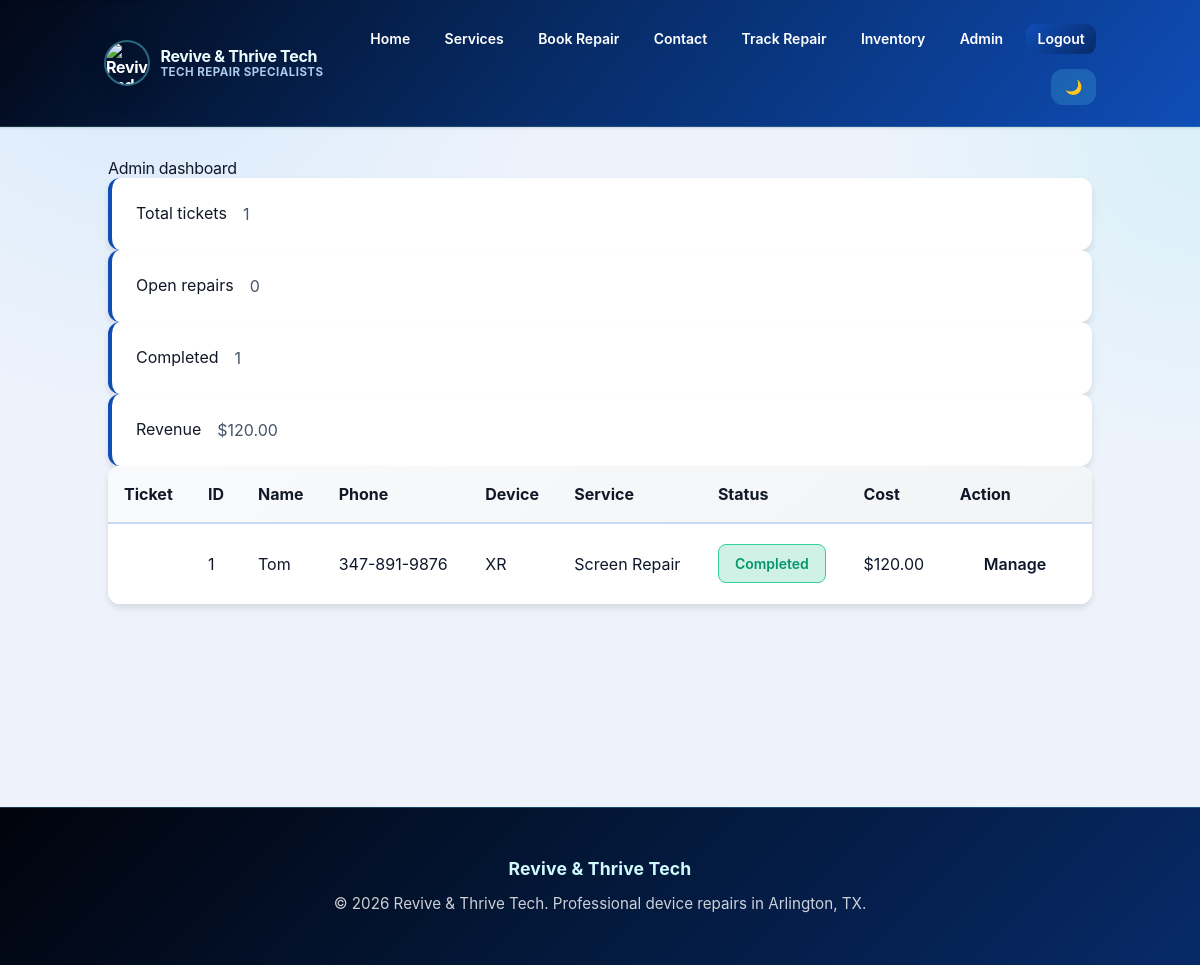
/admin (signed in), run on the app's committed database.
### tables this page shows
CREATE TABLE bookings (
            id INTEGER PRIMARY KEY AUTOINCREMENT,
            customer_name TEXT NOT NULL,
            phone_number TEXT NOT NULL,
            device_type TEXT NOT NULL,
            device_model TEXT NOT NULL,
            service_needed TEXT NOT NULL,
            issue_description TEXT NOT NULL,
            preferred_date TEXT NOT NULL,
            status TEXT DEFAULT 'New Request',
            created_at TEXT NOT NULL
        , repair_cost REAL DEFAULT 0, notes TEXT DEFAULT '', phone_number_normalized TEXT NOT NULL DEFAULT '', ticket_code TEXT DEFAULT '');

### app.py (the view)
@app.route("/admin")
@admin_required
def admin():
    conn = get_db_connection()
    cursor = conn.cursor()
    cursor.execute("SELECT * FROM bookings ORDER BY id DESC")
    bookings = cursor.fetchall()
    cursor.execute("SELECT COUNT(*) FROM bookings")
    total_tickets = cursor.fetchone()[0]
    cursor.execute(
        "SELECT COUNT(*) FROM bookings WHERE status != 'Completed' AND status != 'Delivered'"
    )
    open_tickets = cursor.fetchone()[0]
    cursor.execute(
        "SELECT COUNT(*) FROM bookings WHERE status = 'Completed' OR status = 'Delivered'"
    )
    completed_tickets = cursor.fetchone()[0]
    cursor.execute("SELECT SUM(repair_cost) FROM bookings")
    revenue = cursor.fetchone()[0] or 0
    conn.close()
    return render_template(
        "admin.html",
        bookings=bookings,
        total_tickets=total_tickets,
        open_tickets=open_tickets,
        completed_tickets=completed_tickets,
        revenue=revenue,
        status_options=STATUS_OPTIONS,
    )

### app.py (called while the page is built)
def s3_url(path):
    clean_path = (path or "").lstrip("/")
    if not clean_path:
        return ""
    if S3_BASE_URL:
        return f"{S3_BASE_URL}/{clean_path}"
    return url_for("static", filename=clean_path)

@app.context_processor
def inject_template_helpers():
    return {
        "s3_url": s3_url,
        "is_admin_authenticated": session.get("is_admin") is True,
    }

def admin_required(view_func):
    @wraps(view_func)
    def wrapped_view(*args, **kwargs):
        if session.get("is_admin") is not True:
            flash("Please sign in as admin to access this page.", "error")
            return redirect(url_for("admin_login", next=request.path))
        return view_func(*args, **kwargs)
    return wrapped_view

def get_db_connection():
    conn = sqlite3.connect(app.config["DATABASE"])
    conn.row_factory = sqlite3.Row
    return conn

### templates/admin.html (shortened to what this page needs)
{% extends 'base.html' %}
{% block content %}
  <section class="section" data-reveal>
    <h1>Admin dashboard</h1>
    <div class="stats">
      <div class="stat-card">
        <h3>Total tickets</h3>
        <p>{{ total_tickets }}</p>
      </div>
      <div class="stat-card">
        <h3>Open repairs</h3>
        <p>{{ open_tickets }}</p>
      </div>
      <div class="stat-card">
        <h3>Completed</h3>
        <p>{{ completed_tickets }}</p>
      </div>
      <div class="stat-card">
        <h3>Revenue</h3>
        <p>${{ '%.2f' | format(revenue) }}</p>
      </div>
    </div>
    <div class="section" data-reveal>
      <div class="table-responsive">
      <table class="table">
        <thead>
          <tr>
            <th>Ticket</th>
            <th>ID</th>
            <th>Name</th>
            <th>Phone</th>
            <th>Device</th>
            <th>Service</th>
            <th>Status</th>
            <th>Cost</th>
            <th>Action</th>
          </tr>
        </thead>
        <tbody>
          {% for booking in bookings %}
            <tr>
              <td>{{ booking.ticket_code or '' }}</td>
              <td>{{ booking.id }}</td>
              <td>{{ booking.customer_name }}</td>
              <td>{{ booking.phone_number }}</td>
              <td>{{ booking.device_model }}</td>
              <td>{{ booking.service_needed }}</td>
              <td>
                {% if booking.status in ['Completed', 'Delivered'] %}
                  <span class="tag tag-success">{{ booking.status }}</span>
                {% elif booking.status in ['New Request', 'Received', 'Diagnosing', 'In Repair'] %}
                  <span class="tag tag-warning">{{ booking.status }}</span>
                {% else %}
                  <span class="tag tag-danger">{{ booking.status }}</span>
                {% endif %}
              </td>
              <td>${{ '%.2f' | format(booking.repair_cost or 0) }}</td>
              <td><a class="button" href="/ticket/{{ booking.id }}">Manage</a></td>
            </tr>
          {% else %}
            <tr>
              <td colspan="9">No booking requests yet.</td>
            </tr>
          {% endfor %}
        </tbody>
      </table>
      </div>
    </div>
  </section>
{% endblock %}

### static/style.css (style rules this page uses)
:root { --primary: #0f4db7; --primary-dark: #072a68; --primary-light: #2fa9ff; --secondary: #22d3ee; --secondary-dark: #0e7490; --secondary-light: #67e8f9; --danger: #ef4444; --danger-dark: #dc2626; --danger-light: #f87171; --warning: #f59e0b; --warning-dark: #d97706; --warning-light: #fbbf24; --success: #10b981; --success-dark: #059669; --success-light: #34d399; --gray-50: #f9fafb; --gray-100: #f3f4f6; --gray-200: #e5e7eb; --gray-300: #d1d5db; --gray-400: #9ca3af; --gray-500: #6b7280; --gray-600: #4b5563; --gray-700: #374151; --gray-800: #1f2937; --gray-900: #111827; --text: #0f172a; --text-light: #475569; --bg: #eef3fb; --bg-dark: #ffffff; --border: #c9d8f5; --shadow-sm: 0 1px 2px rgba(0, 0, 0, 0.05); --shadow-md: 0 4px 6px rgba(0, 0, 0, 0.1); --shadow-lg: 0 10px 15px rgba(0, 0, 0, 0.1); --shadow-xl: 0 20px 25px rgba(0, 0, 0, 0.1); --radius: 8px; --radius-lg: 12px; --radius-xl: 18px; }
* { margin: 0; padding: 0; box-sizing: border-box; }
html { scroll-behavior: smooth; }
body { font-family: -apple-system, BlinkMacSystemFont, 'Segoe UI', Roboto, 'Helvetica Neue', Arial, sans-serif; font-size: 16px; line-height: 1.6; color: var(--text); background: radial-gradient(circle at 12% 0%, rgba(47, 169, 255, 0.12), transparent 30%), radial-gradient(circle at 100% 14%, rgba(34, 211, 238, 0.1), transparent 24%), var(--bg); }
h1, h2, h3, h4, h5, h6 { font-weight: 700; line-height: 1.2; margin-bottom: 1rem; color: var(--gray-900); }
h1 { font-size: 2.5rem; letter-spacing: -0.02em; }
h3 { font-size: 1.5rem; }
p { margin-bottom: 1rem; color: var(--text-light); }
a { color: var(--primary); text-decoration: none; transition: color 0.2s; }
.section { margin-bottom: 3rem; animation: fadeIn 0.3s ease-in; }
[data-reveal] { opacity: 0; transform: translateY(16px); transition: opacity 0.65s ease, transform 0.65s ease; }
[data-reveal].is-visible { opacity: 1; transform: translateY(0); }
.stat-card { background: var(--bg-dark); border-radius: var(--radius-lg); padding: 1.5rem; box-shadow: var(--shadow-md); display: flex; gap: 1rem; align-items: center; border-left: 4px solid var(--primary); transition: all 0.3s ease; }
.button, button { padding: 0.75rem 1.5rem; border: none; border-radius: var(--radius); font-size: 1rem; font-weight: 600; cursor: pointer; transition: all 0.2s; display: inline-flex; align-items: center; gap: 0.5rem; }
.table-responsive { overflow-x: auto; border-radius: var(--radius-lg); box-shadow: var(--shadow-md); }
.table { width: 100%; border-collapse: collapse; background: var(--bg-dark); }
.table thead { background: linear-gradient(135deg, var(--gray-50) 0%, var(--gray-100) 100%); }
.table th { padding: 1rem; text-align: left; font-weight: 700; color: var(--gray-900); border-bottom: 2px solid var(--border); }
.table td { padding: 1rem; border-bottom: 1px solid var(--border); }
.table tbody tr { transition: background 0.2s; }
.table tbody tr:last-child td { border-bottom: none; }
.tag { display: inline-block; padding: 0.5rem 1rem; border-radius: var(--radius); font-size: 0.875rem; font-weight: 600; }
.tag-success { background: rgba(16, 185, 129, 0.2); color: var(--success-dark); border: 1px solid var(--success-light); }

### data on the page
bookings: id "1", customer_name "Tom", phone_number "347-891-9876", device_model "XR", service_needed "Screen Repair", status "Completed", repair_cost "120.00"

### other printed values
{{ total_tickets }} "1"
{{ open_tickets }} "0"
{{ completed_tickets }} "1"
{{ '%.2f' | format(revenue) }} "120.00"
